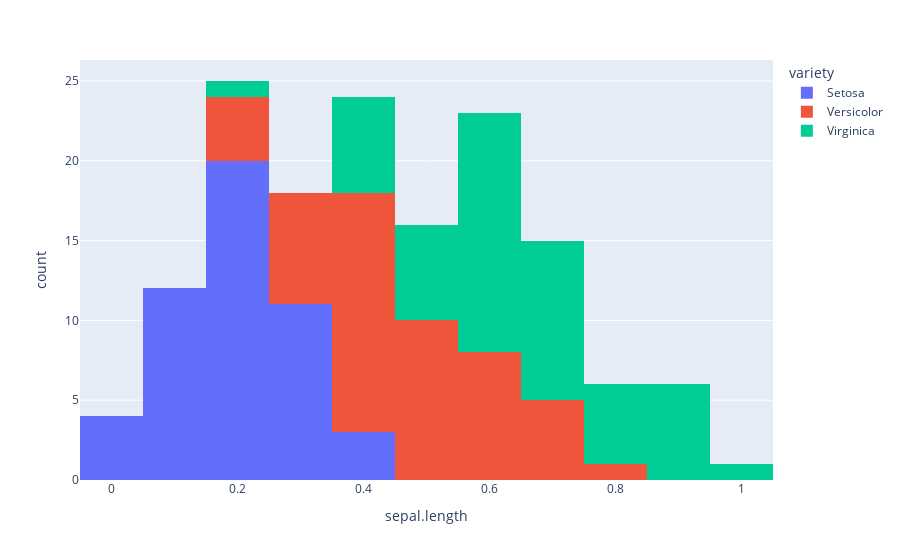

The notebook cell saved with this chart:
### Code cell
fig = px.histogram(preprocessed_data_df, x="sepal.length", color="variety")
fig.show()

### Figure 1 — Plotly figure (JSON) as saved in the notebook; plotly's stock layout.template omitted (floating-point values rounded to 4 significant figures)
{"data": [{"alignmentgroup": "True", "bingroup": "x", "hovertemplate": "variety=Setosa<br>sepal.length=%{x}<br>count=%{y}<extra></extra>", "legendgroup": "Setosa", "marker": {"color": "#636efa", "pattern": {"shape": ""}}, "name": "Setosa", "offsetgroup": "Setosa", "orientation": "v", "showlegend": true, "type": "histogram", "x": [0.2222, 0.1667, 0.1111, 0.08333, 0.1944, 0.3056, 0.08333, 0.1944, 0.02778, 0.1667, 0.3056, 0.1389, 0.1389, 0, 0.4167, 0.3889, 0.3056, 0.2222, 0.3889, 0.2222, 0.3056, 0.2222, 0.08333, 0.2222, 0.1389, 0.1944, 0.1944, 0.25, 0.25, 0.1111, 0.1389, 0.3056, 0.25, 0.3333, 0.1667, 0.1944, 0.3333, 0.1667, 0.02778, 0.2222, 0.1944, 0.05556, 0.02778, 0.1944, 0.2222, 0.1389, 0.2222, 0.08333, 0.2778, 0.1944], "xaxis": "x", "yaxis": "y"}, {"alignmentgroup": "True", "bingroup": "x", "hovertemplate": "variety=Versicolor<br>sepal.length=%{x}<br>count=%{y}<extra></extra>", "legendgroup": "Versicolor", "marker": {"color": "#EF553B", "pattern": {"shape": ""}}, "name": "Versicolor", "offsetgroup": "Versicolor", "orientation": "v", "showlegend": true, "type": "histogram", "x": [0.75, 0.5833, 0.7222, 0.3333, 0.6111, 0.3889, 0.5556, 0.1667, 0.6389, 0.25, 0.1944, 0.4444, 0.4722, 0.5, 0.3611, 0.6667, 0.3611, 0.4167, 0.5278, 0.3611, 0.4444, 0.5, 0.5556, 0.5, 0.5833, 0.6389, 0.6944, 0.6667, 0.4722, 0.3889, 0.3333, 0.3333, 0.4167, 0.4722, 0.3056, 0.4722, 0.6667, 0.5556, 0.3611, 0.3333, 0.3333, 0.5, 0.4167, 0.1944, 0.3611, 0.3889, 0.3889, 0.5278, 0.2222, 0.3889], "xaxis": "x", "yaxis": "y"}, {"alignmentgroup": "True", "bingroup": "x", "hovertemplate": "variety=Virginica<br>sepal.length=%{x}<br>count=%{y}<extra></extra>", "legendgroup": "Virginica", "marker": {"color": "#00cc96", "pattern": {"shape": ""}}, "name": "Virginica", "offsetgroup": "Virginica", "orientation": "v", "showlegend": true, "type": "histogram", "x": [0.5556, 0.4167, 0.7778, 0.5556, 0.6111, 0.9167, 0.1667, 0.8333, 0.6667, 0.8056, 0.6111, 0.5833, 0.6944, 0.3889, 0.4167, 0.5833, 0.6111, 0.9444, 0.9444, 0.4722, 0.7222, 0.3611, 0.9444, 0.5556, 0.6667, 0.8056, 0.5278, 0.5, 0.5833, 0.8056, 0.8611, 1, 0.5833, 0.5556, 0.5, 0.9444, 0.5556, 0.5833, 0.4722, 0.7222, 0.6667, 0.7222, 0.4167, 0.6944, 0.6667, 0.6667, 0.5556, 0.6111, 0.5278, 0.4444], "xaxis": "x", "yaxis": "y"}], "layout": {"barmode": "relative", "legend": {"title": {"text": "variety"}, "tracegroupgap": 0}, "margin": {"t": 60}, "xaxis": {"anchor": "y", "domain": [0, 1], "title": {"text": "sepal.length"}}, "yaxis": {"anchor": "x", "domain": [0, 1], "title": {"text": "count"}}}}
